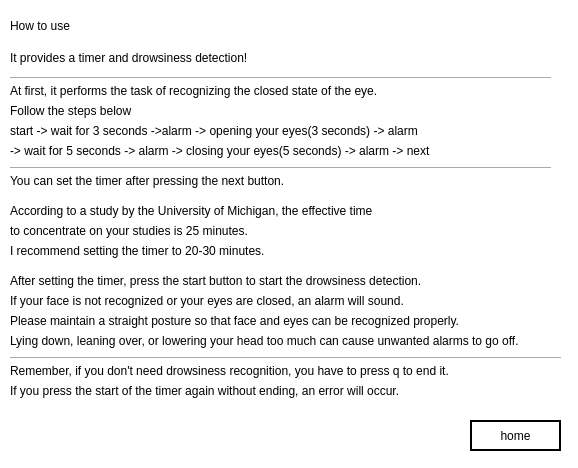
<?xml version="1.0" encoding="UTF-8"?>
<ui version="4.0">
 <class>Form</class>
 <widget class="QWidget" name="Form">
  <property name="geometry">
   <rect>
    <x>0</x>
    <y>0</y>
    <width>578</width>
    <height>468</height>
   </rect>
  </property>
  <property name="windowTitle">
   <string>Form</string>
  </property>
  <property name="styleSheet">
   <string notr="true">background-color:rgb(255, 255, 255)</string>
  </property>
  <widget class="QLabel" name="label">
   <property name="geometry">
    <rect>
     <x>10</x>
     <y>10</y>
     <width>231</width>
     <height>31</height>
    </rect>
   </property>
   <property name="styleSheet">
    <string notr="true">font: 900 20pt &quot;Segoe UI Black&quot;;</string>
   </property>
   <property name="text">
    <string>How to use</string>
   </property>
  </widget>
  <widget class="QLabel" name="label_2">
   <property name="geometry">
    <rect>
     <x>10</x>
     <y>50</y>
     <width>361</width>
     <height>16</height>
    </rect>
   </property>
   <property name="styleSheet">
    <string notr="true">font: 700 9pt &quot;Tahoma&quot;;</string>
   </property>
   <property name="text">
    <string>It provides a timer and drowsiness detection!</string>
   </property>
  </widget>
  <widget class="QLabel" name="label_3">
   <property name="geometry">
    <rect>
     <x>10</x>
     <y>80</y>
     <width>441</width>
     <height>21</height>
    </rect>
   </property>
   <property name="styleSheet">
    <string notr="true">font: 6pt &quot;Verdana&quot;;</string>
   </property>
   <property name="text">
    <string>At first, it performs the task of recognizing the closed state of the eye.</string>
   </property>
  </widget>
  <widget class="Line" name="line">
   <property name="geometry">
    <rect>
     <x>10</x>
     <y>160</y>
     <width>541</width>
     <height>16</height>
    </rect>
   </property>
   <property name="orientation">
    <enum>Qt::Horizontal</enum>
   </property>
  </widget>
  <widget class="Line" name="line_2">
   <property name="geometry">
    <rect>
     <x>10</x>
     <y>70</y>
     <width>541</width>
     <height>16</height>
    </rect>
   </property>
   <property name="orientation">
    <enum>Qt::Horizontal</enum>
   </property>
  </widget>
  <widget class="QLabel" name="label_11">
   <property name="geometry">
    <rect>
     <x>10</x>
     <y>120</y>
     <width>551</width>
     <height>21</height>
    </rect>
   </property>
   <property name="styleSheet">
    <string notr="true">font: 6pt &quot;Verdana&quot;;</string>
   </property>
   <property name="text">
    <string>start -&gt; wait for 3 seconds -&gt;alarm -&gt; opening your eyes(3 seconds) -&gt; alarm </string>
   </property>
  </widget>
  <widget class="QLabel" name="label_12">
   <property name="geometry">
    <rect>
     <x>10</x>
     <y>140</y>
     <width>491</width>
     <height>21</height>
    </rect>
   </property>
   <property name="styleSheet">
    <string notr="true">font: 6pt &quot;Verdana&quot;;</string>
   </property>
   <property name="text">
    <string>-&gt; wait for 5 seconds -&gt; alarm -&gt; closing your eyes(5 seconds) -&gt; alarm -&gt; next</string>
   </property>
  </widget>
  <widget class="QLabel" name="label_4">
   <property name="geometry">
    <rect>
     <x>10</x>
     <y>100</y>
     <width>381</width>
     <height>21</height>
    </rect>
   </property>
   <property name="styleSheet">
    <string notr="true">font: 6pt &quot;Verdana&quot;;</string>
   </property>
   <property name="text">
    <string>Follow the steps below</string>
   </property>
  </widget>
  <widget class="QLabel" name="label_5">
   <property name="geometry">
    <rect>
     <x>10</x>
     <y>170</y>
     <width>381</width>
     <height>21</height>
    </rect>
   </property>
   <property name="styleSheet">
    <string notr="true">font: 6pt &quot;Verdana&quot;;</string>
   </property>
   <property name="text">
    <string>You can set the timer after pressing the next button.</string>
   </property>
  </widget>
  <widget class="QLabel" name="label_6">
   <property name="geometry">
    <rect>
     <x>10</x>
     <y>200</y>
     <width>481</width>
     <height>21</height>
    </rect>
   </property>
   <property name="styleSheet">
    <string notr="true">font: 6pt &quot;Verdana&quot;;</string>
   </property>
   <property name="text">
    <string>According to a study by the University of Michigan, the effective time</string>
   </property>
  </widget>
  <widget class="QLabel" name="label_7">
   <property name="geometry">
    <rect>
     <x>10</x>
     <y>220</y>
     <width>481</width>
     <height>21</height>
    </rect>
   </property>
   <property name="styleSheet">
    <string notr="true">font: 6pt &quot;Verdana&quot;;</string>
   </property>
   <property name="text">
    <string>to concentrate on your studies is 25 minutes.</string>
   </property>
  </widget>
  <widget class="QLabel" name="label_8">
   <property name="geometry">
    <rect>
     <x>10</x>
     <y>240</y>
     <width>481</width>
     <height>21</height>
    </rect>
   </property>
   <property name="styleSheet">
    <string notr="true">font: 6pt &quot;Verdana&quot;;</string>
   </property>
   <property name="text">
    <string>I recommend setting the timer to 20-30 minutes.</string>
   </property>
  </widget>
  <widget class="QLabel" name="label_9">
   <property name="geometry">
    <rect>
     <x>10</x>
     <y>270</y>
     <width>481</width>
     <height>21</height>
    </rect>
   </property>
   <property name="styleSheet">
    <string notr="true">font: 6pt &quot;Verdana&quot;;</string>
   </property>
   <property name="text">
    <string>After setting the timer, press the start button to start the drowsiness detection.</string>
   </property>
  </widget>
  <widget class="QLabel" name="label_10">
   <property name="geometry">
    <rect>
     <x>10</x>
     <y>290</y>
     <width>481</width>
     <height>21</height>
    </rect>
   </property>
   <property name="styleSheet">
    <string notr="true">font: 6pt &quot;Verdana&quot;;</string>
   </property>
   <property name="text">
    <string>If your face is not recognized or your eyes are closed, an alarm will sound.</string>
   </property>
  </widget>
  <widget class="QLabel" name="label_13">
   <property name="geometry">
    <rect>
     <x>10</x>
     <y>310</y>
     <width>481</width>
     <height>21</height>
    </rect>
   </property>
   <property name="styleSheet">
    <string notr="true">font: 6pt &quot;Verdana&quot;;</string>
   </property>
   <property name="text">
    <string>Please maintain a straight posture so that face and eyes can be recognized properly.</string>
   </property>
  </widget>
  <widget class="QLabel" name="label_14">
   <property name="geometry">
    <rect>
     <x>10</x>
     <y>330</y>
     <width>531</width>
     <height>21</height>
    </rect>
   </property>
   <property name="styleSheet">
    <string notr="true">font: 6pt &quot;Verdana&quot;;</string>
   </property>
   <property name="text">
    <string>Lying down, leaning over, or lowering your head too much can cause unwanted alarms to go off.</string>
   </property>
  </widget>
  <widget class="Line" name="line_3">
   <property name="geometry">
    <rect>
     <x>10</x>
     <y>350</y>
     <width>551</width>
     <height>16</height>
    </rect>
   </property>
   <property name="orientation">
    <enum>Qt::Horizontal</enum>
   </property>
  </widget>
  <widget class="QLabel" name="label_15">
   <property name="geometry">
    <rect>
     <x>10</x>
     <y>360</y>
     <width>471</width>
     <height>21</height>
    </rect>
   </property>
   <property name="styleSheet">
    <string notr="true">font: 6pt &quot;Verdana&quot;;</string>
   </property>
   <property name="text">
    <string>Remember, if you don't need drowsiness recognition, you have to press q to end it.</string>
   </property>
  </widget>
  <widget class="QLabel" name="label_16">
   <property name="geometry">
    <rect>
     <x>10</x>
     <y>380</y>
     <width>461</width>
     <height>21</height>
    </rect>
   </property>
   <property name="styleSheet">
    <string notr="true">font: 6pt &quot;Verdana&quot;;</string>
   </property>
   <property name="text">
    <string>If you press the start of the timer again without ending, an error will occur.</string>
   </property>
  </widget>
  <widget class="QPushButton" name="homebutton">
   <property name="geometry">
    <rect>
     <x>470</x>
     <y>420</y>
     <width>91</width>
     <height>31</height>
    </rect>
   </property>
   <property name="styleSheet">
    <string notr="true">background-color:rgb(255, 255, 255);
font: 11pt &quot;FZShuTi&quot;;
border-color:rgb(0, 0, 0);
border-style:solid;
border-width:2px</string>
   </property>
   <property name="text">
    <string>home</string>
   </property>
  </widget>
  <zorder>line_2</zorder>
  <zorder>label</zorder>
  <zorder>label_2</zorder>
  <zorder>label_3</zorder>
  <zorder>line</zorder>
  <zorder>label_11</zorder>
  <zorder>label_12</zorder>
  <zorder>label_4</zorder>
  <zorder>label_5</zorder>
  <zorder>label_6</zorder>
  <zorder>label_7</zorder>
  <zorder>label_8</zorder>
  <zorder>label_9</zorder>
  <zorder>label_10</zorder>
  <zorder>label_13</zorder>
  <zorder>label_14</zorder>
  <zorder>line_3</zorder>
  <zorder>label_15</zorder>
  <zorder>label_16</zorder>
  <zorder>homebutton</zorder>
 </widget>
 <resources/>
 <connections/>
</ui>
